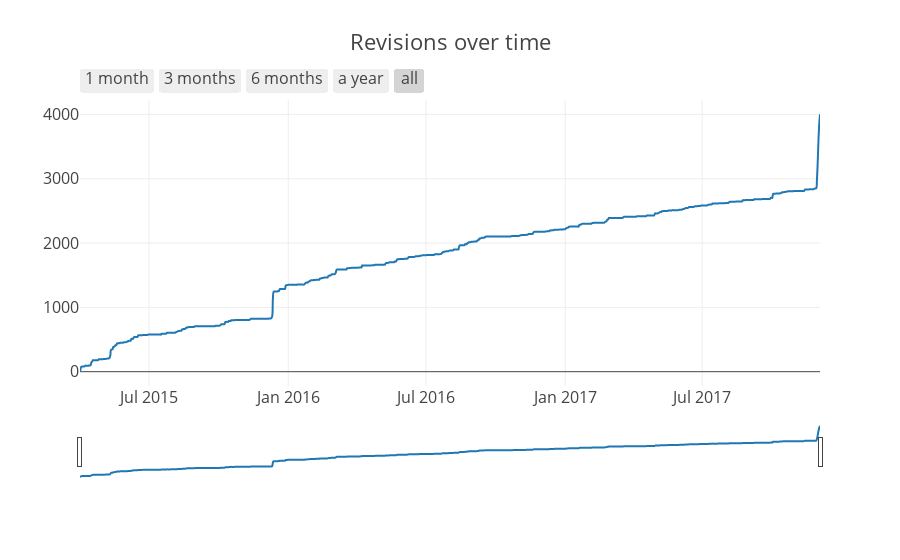

Write notebook code for a chart like this one.
### Code cell
data = list(__.pluck_attr('created_at', bb_conn.execute(select([Revision.created_at]))))
plt.iplot(over_time_chart(data, title='Revisions over time'),
          config=default_plotly_config)

### Figure 1 — Plotly figure (JSON) as saved in the notebook; plotly's stock layout.template omitted (floating-point values rounded to 4 significant figures; data arrays with more than 128 entries replaced by an {"elided": "..."} marker saying what was removed)
{"data": [{"line": {"shape": "spline"}, "type": "scatter", "x": {"elided": "979 str values"}, "y": {"elided": "979 int values"}}], "layout": {"font": {"size": 16}, "title": "Revisions over time", "xaxis": {"rangeselector": {"buttons": [{"count": 1, "label": "1 month", "step": "month", "stepmode": "backward"}, {"count": 3, "label": "3 months", "step": "month", "stepmode": "backward"}, {"count": 6, "label": "6 months", "step": "month", "stepmode": "backward"}, {"count": 12, "label": "a year", "step": "month", "stepmode": "backward"}, {"step": "all"}]}, "rangeslider": {}, "type": "date"}}}
